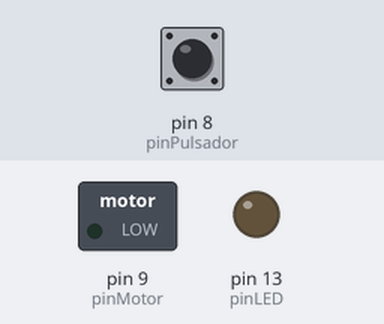
The sketch below on a simulated Arduino Uno, built with avr-gcc and run on an emulated ATmega328P. Shown: switched loads named in the sketch (green lamp = pin HIGH), output pins drawn as LEDs (lit = HIGH). The test bench sets the inputs (shaded band); at power-on: pin 8 (pinPulsador) LOW.

Above: at 1.2 s.
1.3 s: pin 8 (pinPulsador) pulled HIGH for 0.15 s
At 1.7 s:
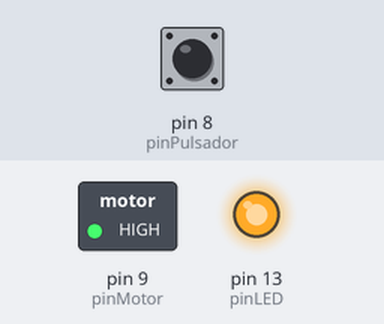
2.9 s: pin 8 (pinPulsador) pulled HIGH for 1 s
At 4.1 s:
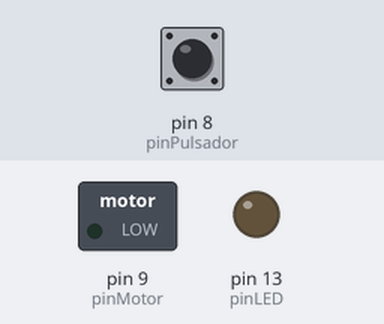
5.4 s: pin 8 (pinPulsador) pulled HIGH for 3.2 s
At 6.0 s:
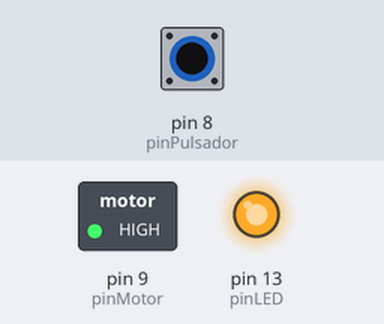
Timing chart, 0 to 8.4 s (numbered marks = the images above; inputs shaded):
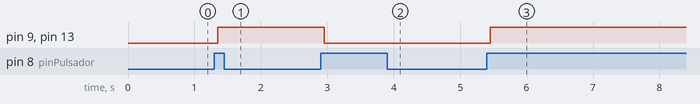

The sketch:

C_digo_ArduinoIDE_pajaro2.ino
```cpp
int pinPulsador = 8; // Declaramos el número del pin donde está conectado el pulsador
int pinMotor = 9;  // Pin del motor
int pinLED = 13; // Pin para el LED

int estadoPulsador = 0; // Variable para guardar el estado actual del pulsador
int estadoPulsadorAnterior = 0; // Variable para guardar el estado anterior del pulsador
int estadoMotor = LOW; // Variable para guardar el estado del motor

void setup() {
   pinMode(pinMotor, OUTPUT); // Inicializa el pin del motor como salida
   pinMode(pinPulsador, INPUT); // Inicializa el pin del pulsador como entrada
   pinMode(pinLED, OUTPUT); // Inicializa el pin del LED como salida
   digitalWrite(pinMotor, LOW); // Establece el motor en estado de reposo
   digitalWrite(pinLED, LOW); // Apaga el LED inicialmente
}

void loop() {
   estadoPulsador = digitalRead(pinPulsador); // Lee el valor actual del pulsador
   delay(50); // Pequeña pausa para estabilidad

   // Verifica si el pulsador cambió de estado
   if (estadoPulsador != estadoPulsadorAnterior) {
     if (estadoPulsador == HIGH) { // Si el pulsador se ha presionado
       estadoMotor = !estadoMotor; // Invierte el estado del motor (enciende/apaga)
       digitalWrite(pinMotor, estadoMotor); // Actualiza el estado del motor

       if (estadoMotor == HIGH) {
         digitalWrite(pinLED, HIGH); // Enciende el LED si el motor está encendido
       } else {
         digitalWrite(pinLED, LOW); // Apaga el LED si el motor está apagado
       }
     }
   }

   estadoPulsadorAnterior = estadoPulsador; // Actualiza el estado anterior del pulsador
}
```

Measured:
- after the input at 1.3 s, pin 9 (pinMotor), pin 13 (pinLED): LOW → HIGH after 0.05 s
- after the input at 2.9 s, pin 9 (pinMotor), pin 13 (pinLED): HIGH → LOW after 0.05 s
- after the input at 5.4 s, pin 9 (pinMotor), pin 13 (pinLED): LOW → HIGH after 0.05 s
